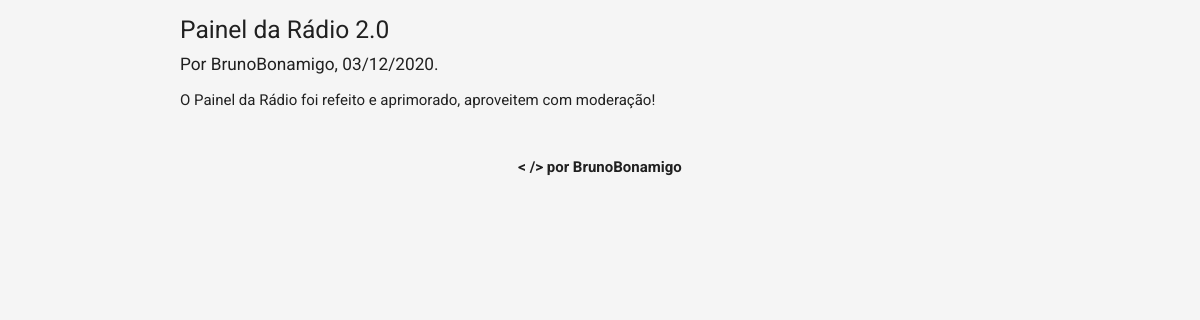
/atualizacao.php?id=1 (signed in), run on the app's committed database.
### tables this page shows
CREATE TABLE `radiobr_atualizacoes` (
  `id` int(255) NOT NULL AUTO_INCREMENT,
  `usuario` varchar(255) NOT NULL,
  `titulo` varchar(255) NOT NULL,
  `data` varchar(255) NOT NULL,
  `conteudo` text NOT NULL,
  PRIMARY KEY (`id`)
);

### atualizacao.php (the view, shortened to what this page needs)
<?php
require_once('assets/central/general.php');
if(isset($_GET['id'])) {
	$id = $_GET['id'];
	$atualizacao = mysqli_query($connectDB, "SELECT * FROM radiobr_atualizacoes WHERE id='$id'") or die ('<script>alert("Um erro aconteceu. Tente novamente mais tarde ou procure um membro do CTEx!");window.location="permissao.php";</script>');
	$numRows = mysqli_num_rows($atualizacao);
	$atualizacaoFetch = mysqli_fetch_assoc($atualizacao);
}
?>
<!DOCTYPE html>
<html>
<head>
	<link rel="stylesheet" type="text/css" href="assets/materialize/materialize.min.css">
	<link rel="stylesheet" type="text/css" href="assets/stylesheets/loginstyles.css">
	<link href="assets/css/roboto.css" rel="stylesheet">
</head>
<body style="background:#f5f5f5;">
	<div class="container">
		<?php if(isset($_GET['id']) AND $numRows > 0) { ?>
			<h5><?php echo $atualizacaoFetch['titulo'] ?></h5>
			<h6>Por <?php echo $atualizacaoFetch['usuario'] ?>, <?php echo $atualizacaoFetch['data'] ?>.</h6>
			<?php echo $atualizacaoFetch['conteudo'] ?>
		<?php } else { echo '<p style="text-align:center;"><b>Atualização inexistente.</b></p>'; } ?>
		<p style="text-align:center;padding:30px;"><b>< /> por BrunoBonamigo</b></p>
	</div>
</body>

### assets/css/roboto.css (style rules this page uses)
* { font-family:'Roboto'; }
body { display: flex; min-height: 100vh; flex-direction: column; }

### data on the page
radiobr_atualizacoes: titulo "Painel da Rádio 2.0", usuario "BrunoBonamigo", data "03/12/2020", conteudo "O Painel da Rádio foi refeito e aprimorado, aproveitem com moderação!"
